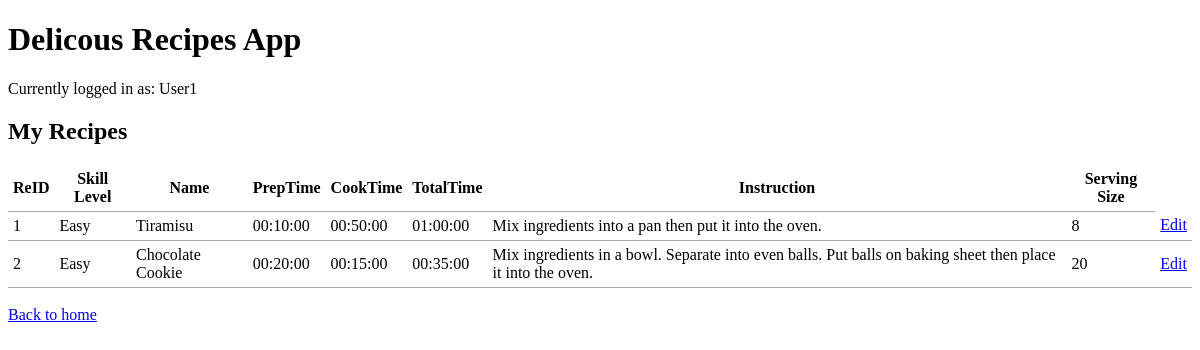
/update.php (signed in), run on an earlier commit of the app's database.
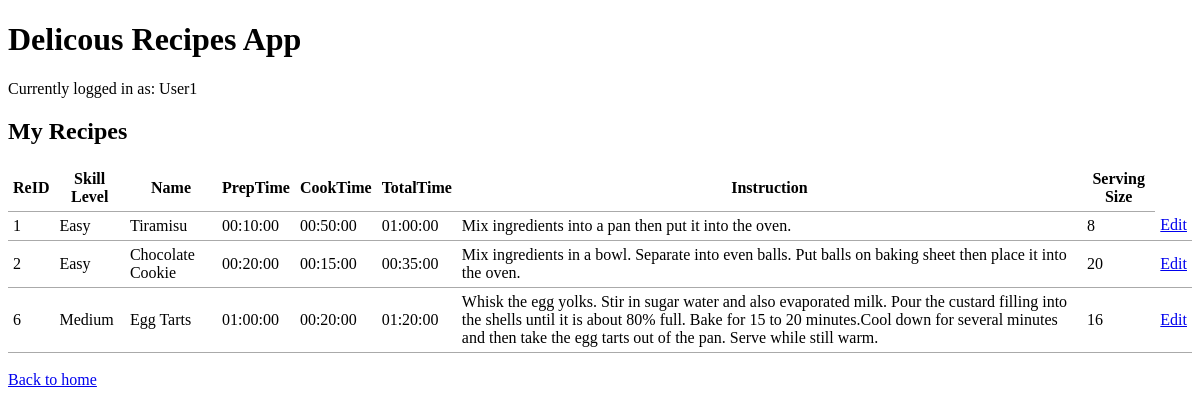
And on a later commit of the database.
### tables this page shows
CREATE TABLE Recipe (
ReID INTEGER AUTO_INCREMENT PRIMARY KEY,
SkillLevel CHAR(20),
Name VARCHAR(100) NOT NULL,
PrepTime TIME(0) NOT NULL,
CookTime TIME(0) NOT NULL,
InstructionID INTEGER UNIQUE NOT NULL,
Username CHAR(20) NOT NULL,
FOREIGN KEY (PrepTime, CookTime) REFERENCES RecipeTime (PrepTime, CookTime)
		ON DELETE NO ACTION
		ON UPDATE NO ACTION,
FOREIGN KEY (InstructionID) REFERENCES Instruction(InsID)
	ON DELETE CASCADE
	ON UPDATE NO ACTION,
FOREIGN KEY (Username) REFERENCES BookUser (Username)
	ON DELETE CASCADE
	ON UPDATE CASCADE
);

CREATE TABLE RecipeTime (
PrepTime TIME(0),
CookTime TIME(0),
TotalTime TIME(0) NOT NULL,
PRIMARY KEY (PrepTime, CookTime)
);

CREATE TABLE Instruction(
InsID INTEGER AUTO_INCREMENT PRIMARY KEY,
Instructions VARCHAR(8000) UNIQUE NOT NULL,
ServingSize INTEGER
);

### common.php (called while the page is built)
<?php
function escape($html) {
  return htmlspecialchars($html, ENT_QUOTES | ENT_SUBSTITUTE, "UTF-8");
}
?>

### update.php (the view, shortened to what this page needs)
<?php include "templates/header.php"; ?>
<?php
$username1 = "";
if(!empty($_SESSION['username'])) {
    $username1 = $_SESSION['username'];
    echo "Currently logged in as: ". $username1 . "<br>";
} else {
    echo 'no session';
}
try  {
    include 'config.php';
    require 'common.php';
    $connection = new PDO($dsn, $username, $password, $options);
    $sql = "SELECT * FROM Recipe AS r, Instruction AS i, RecipeTime AS rt
                    WHERE r.InstructionID = i.InsID AND rt.PrepTime = r.PrepTime
                    AND rt.CookTime = r.CookTime AND r.Username = :username1";
    $statement = $connection->prepare($sql);
    $statement->bindParam(':username1', $username1, PDO::PARAM_STR);
    $statement->execute();
    $result = $statement->fetchAll();
} catch(PDOException $error) {
    echo $sql . "<br>" . $error->getMessage();
}
?>
<?php
    if ($result && $statement->rowCount() > 0) { ?>
        <h2>My Recipes</h2>
        <table>
            <thead>
                <tr>
                    <th>ReID</th>
                    <th>Skill Level</th>
                    <th>Name</th>
                    <th>PrepTime</th>
                    <th>CookTime</th>
                    <th>TotalTime</th>
                    <th>Instruction</th>
                    <th>Serving Size</th>
                </tr>
            </thead>
            <tbody>
        <?php foreach ($result as $row) { ?>
            <tr>
                <td><?php echo $row["ReID"]; ?></td>
                <td><?php echo $row["SkillLevel"]; ?></td>
                <td><?php echo $row["Name"]; ?></td>
                <td><?php echo $row["PrepTime"]; ?></td>
                <td><?php echo $row["CookTime"]; ?></td>
                <td><?php echo $row["TotalTime"]; ?></td>
                <td><?php echo $row["Instructions"]; ?></td>
                <td><?php echo $row["ServingSize"]; ?></td>
                <td><a href="update-single.php?ReID=<?php echo escape($row["ReID"]); ?>">Edit</a></td>
            </tr>
        <?php } ?>
        </tbody>
    </table>
    <?php } else { ?>
        <blockquote>No results found for <?php echo escape($_SESSION['username']); ?>.</blockquote>
    <?php }
 ?>
<a href="index.php">Back to home</a>
<?php include "templates/footer.php"; ?>

### templates/header.php (shortened to what this page needs)
<!DOCTYPE html>
<html lang="en">
  <head>
    <link rel="stylesheet" href="css/style.css" />
  </head>
  <body>
    <h1>Delicous Recipes App</h1>
  </body>
</html>

### templates/footer.php
</body>
</html>

### css/style.css (style rules this page uses)
table { border-collapse: collapse; border-spacing: 0; }
td, th { padding: 5px; border-bottom: 1px solid #aaa; }

What changed in the data, as far as the page shows it:
added recipe: ReID "6", SkillLevel "Medium", Name "Egg Tarts", recipetime.PrepTime "01:00:00", recipetime.CookTime "00:20:00", recipetime.TotalTime "01:20:00", InstructionID.Instructions "Whisk the egg yolks. Stir in sugar water and also evaporated milk. Pour the custard filling into the shells until it is about 80% full. Bake for 15 to 20 minutes.Cool down for several minutes and then take the egg tarts out of the pan. Serve while still warm.", InstructionID.ServingSize "16"
